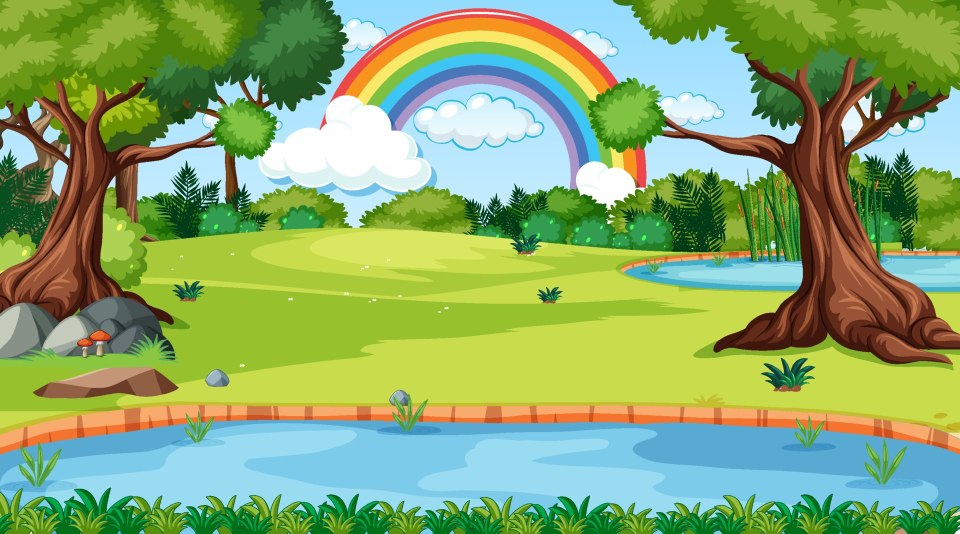
#> input picture OpenCV/image.jpg, 1920 x 1067 px, given in place of the camera (shown at 1/2 size)
$ python morphological_transformations.py
#> lines starting #> are read from the running program, lines starting #| are printed output that depends on the picture; after the words box and inside, x2 and y2 are one past the last pixel; in counts of white or black regions, pixels touching at a corner belong together
### OpenCV/managers.py
import cv2
import time
import numpy as np

class CaptureManager(object):

    def __init__(self,
                 capture,
                 apply_filter,
                 previewWindowManager=None,
                 shouldMirrorPreview=False,

                 ):
        self.apply_filter = apply_filter
        self.previewWindowManager = previewWindowManager
        self.shouldMirrorPreview = shouldMirrorPreview

        self._capture = capture
        self._channel = 0
        self._enteredFrame = False
        self._frame = None
        self._imageFileName = None
        self._videoFileName = None
        self._videoEncoding = None
        self._videoWriter = None

        self._startTime = None
        self._framesElapsed = int(0)
        self._fpsEstimate = None

    @property
    def channel(self):
        return self._channel

    # [5 lines left out: function channel, not called in this run]

    @property
    def frame(self):
        if self._enteredFrame and self._frame is None:
            _, self._frame = self._capture.retrieve(self._frame, self.channel)
        return self._frame

    @property
    def isWritingImage(self):
        return self._imageFileName is not None

    @property
    def isWritingVideo(self):
        return self._videoFileName is not None

    def enterFrame(self):
        '''Capture Next Frame If Any'''
        if self._capture is not None:
            self._enteredFrame = self._capture.grab()

    def exitFrame(self):
        '''
            - Draw to the window.
            - Write to files
            - Release the Frame
        '''
        # Check whether any grabbed frame is retrievable
        # Getter may retrieve and cache the frame

        if self.frame is None:
            self._enteredFrame = False
            return
        # Update FPS estimate and related variables
        if self._framesElapsed == 0:
            self._startTime = time.time()
        else:
            timeElapsed = time.time() - self._startTime
            self._fpsEstimate = self._framesElapsed/timeElapsed
        self._framesElapsed += 1

        # Draw To the window if any
        if self.previewWindowManager is not None:
            if self.shouldMirrorPreview:
                mirrored_frame = np.fliplr(self._frame).copy()
                self.previewWindowManager.show(mirrored_frame)
            else:
                self.previewWindowManager.show(self._frame)
        # Write to the image file if any
        if self.isWritingImage:
            frame = self.apply_filter(self._frame)
            cv2.imwrite(self._imageFileName, frame)
            self._imageFileName = None
        # Write to video file if any
        self._writeVideoFrame()

        # Every operation on frame is done
        # Let's release the frame
        self._frame = None
        self._enteredFrame = False

    '''
        Below defined public methods
        writeImage, startWritingVideo, stopWritingVideo
        simply record parameters for file writing options
        Actual writing operations are postponed to the next call
        of exitFrame()
        Writing Handled by non-public method => _writeVideoFrame()
    '''

    def writeImage(self, filename):
        '''Write an next excited frame to an image file'''
        self._imageFileName = filename

    # [13 lines left out: functions startWritingVideo, stopWritingVideo, not called in this run]

    # Below are non-public Methods

    def _writeVideoFrame(self):
        '''  _writeVideoFrame Method creates|appends to a video file'''
        if not self.isWritingVideo:
            return
        if self._videoWriter is None:
            fps = self._capture.get(cv2.CAP_PROP_FPS)
            if fps == 0.0:
                # Capture's FPS is Unknown so use estimator
                if self._framesElapsed < 20:
                    # Wait until more frames to elapse so that
                    # estimate is stable
                    return
                else:
                    fps = self._fpsEstimate
            # size => tuple contains (int:WIDTH,int:HEIGHT) of frame

            size = (
                int(self._capture.get(cv2.CAP_PROP_FRAME_WIDTH)),
                int(self._capture.get(cv2.CAP_PROP_FRAME_HEIGHT))
            )
            # Initialize VideoWriter Object
            self._videoWriter = cv2.VideoWriter(self._videoFileName,
                                                self._videoEncoding,
                                                fps, size)
        # Ask the object to write the frame
        # frame = self.apply_filter(self._frame)
        frame = self._frame
        self._videoWriter.write(frame)


class WindowManger():
    def __init__(self,
                 windowName,
                 apply_filter,
                 keypressCallback=None,
                 ):
        self._keypressCallback = keypressCallback
        self._windowName = windowName
        self._isWindowCreated = False
        self.apply_filter = apply_filter

    ''' Properties '''
    @property
    def isWindowCreated(self):
        return self._isWindowCreated

    def createWindow(self):
        cv2.namedWindow(self._windowName)
        self._isWindowCreated = True

    def show(self, frame):
        frame = self.apply_filter(frame,self)

        cv2.imshow(self._windowName, frame)

    def destroyWindow(self):
        cv2.destroyWindow(self._windowName)
        self._isWindowCreated = False
    def processEvents(self):
        keycode = cv2.waitKey(1)
        if self._keypressCallback is not None and keycode != -1:
            # waitkey() returns 32bit value but ASCII is only 8bit
            # Thus remove the redundant value & keep only 8-LSB bits
            # Discard any non ASCII infon by GTK by &= 0...0 1111(F) 1111(F)
            keycode &= 0xFF
            # Now process this updated keypress code
            self._keypressCallback(keycode)

    ''' Enough for Simple '''
    ''' Can be further expanded by adding mouseCallback property'''
    ''' Further use of Pygame's Window handling frameworks can work too'''
    ''' Eg for closing window when close button clickd'''


### OpenCV/cameo.py
import cv2
from managers import WindowManger, CaptureManager
import filters


def show_slider(x): print(x)
class Cameo(object):
    def __init__(self,filter,title) -> None:
        self.title = title
        self._windowManager = WindowManger(title,apply_filter=filter, keypressCallback=self.onKeypress)
        self._captureManager = CaptureManager(
            cv2.VideoCapture(0),filter, self._windowManager, True)

    def window_changes(self,title):
        pass
    def loop_Events(self,title):
        pass

    def run(self):
        ''' Run the Main Loop'''
        self._windowManager.createWindow()
        self.window_changes(self.title)
        while self._windowManager.isWindowCreated:
            self._captureManager.enterFrame()
            frame = self._captureManager.frame
            # TODO: Filter the frame (Chapter 3).
            self.loop_Events(self.title)
            self._captureManager.exitFrame()
            self._windowManager.processEvents()
#> this loop made 1 pass; (key Esc is pressed on pass 1)
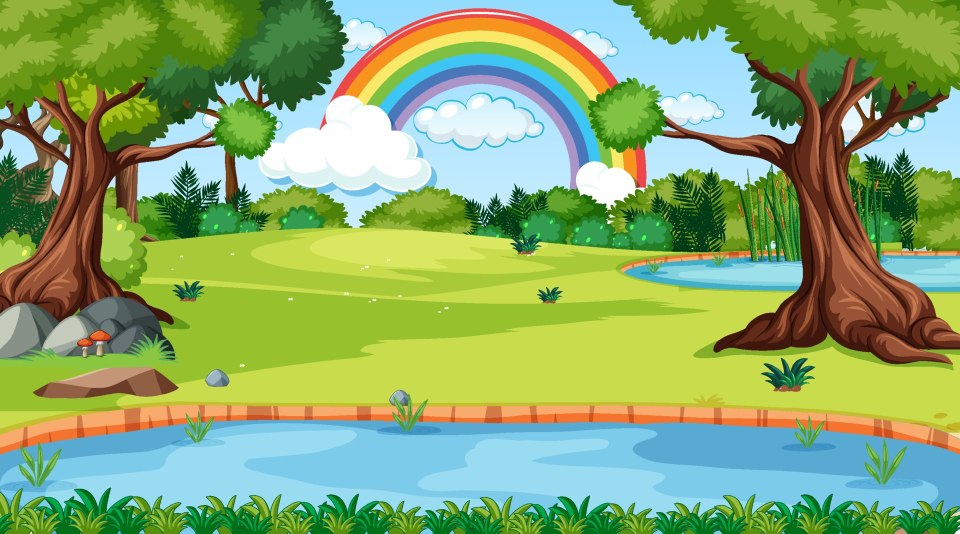
#> input picture OpenCV/image.jpg, 1920 x 1067 px, given in place of the camera (shown at 1/2 size)
#> pass 1, in exitFrame, `mirrored_frame = np.fliplr(self._frame).copy()`:
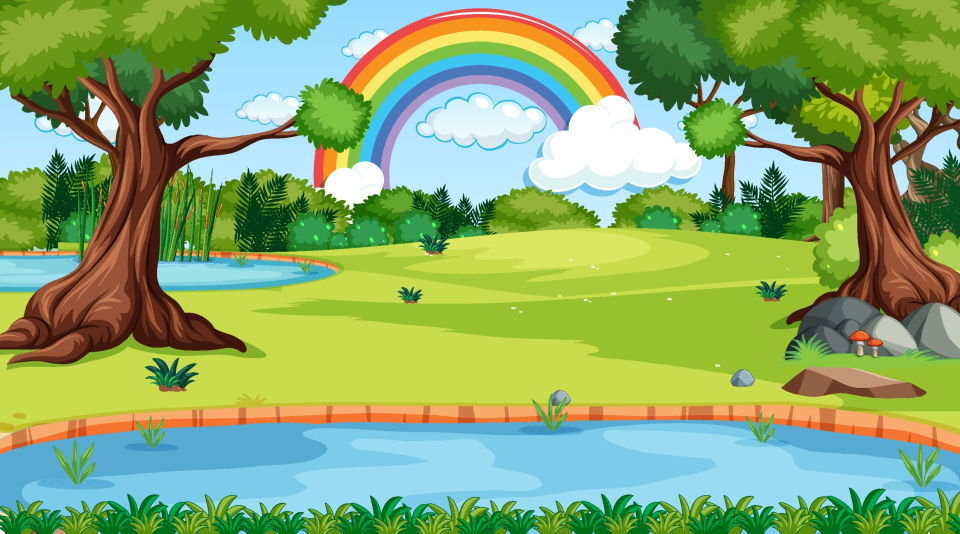
#> mirrored_frame: shape (1067, 1920, 3) (shown at 1/2 size); mean B, G, R 108.6, 168.6, 137
#> pass 1, in morpho_transformations, `frame = cv2.resize(frame, (int(0.5*width), int(0.5*height)), interpola..`:
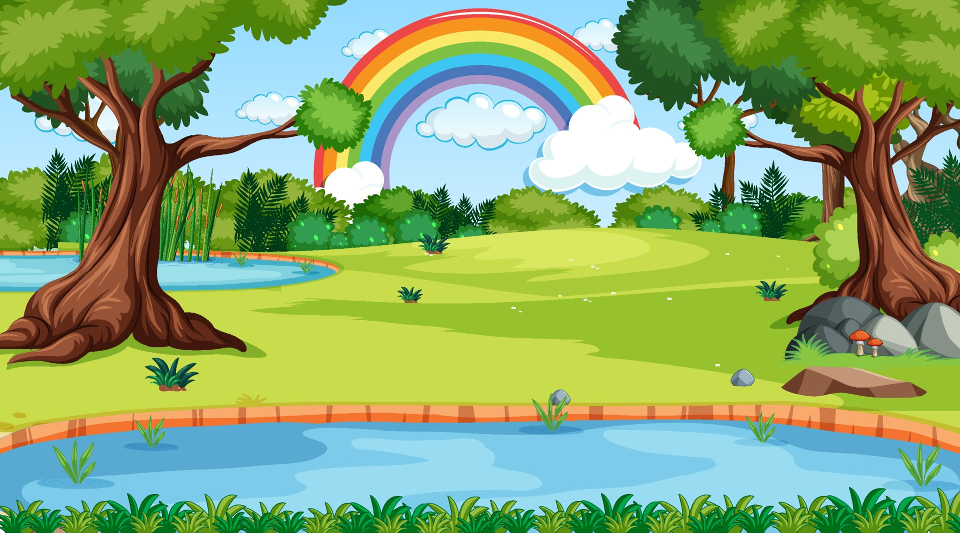
#> frame: shape (533, 960, 3); mean of channels 0, 1, 2 108.6, 168.6, 137.1; drawn as B, G, R
#> pass 1, in morpho_transformations, `frame = cv2.cvtColor(frame, cv2.COLOR_BGR2GRAY)`:
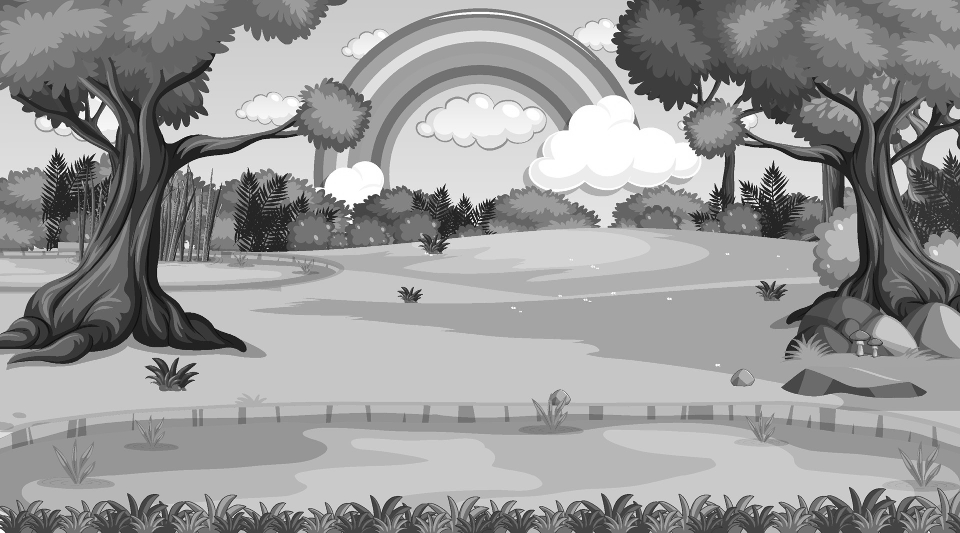
#> frame: shape (533, 960); min 7, max 255, mean 152.4
#> pass 1, in morpho_transformations, `retv, frame = cv2.threshold(frame, threshold, 255, cv2.THRESH_BINARY)`:
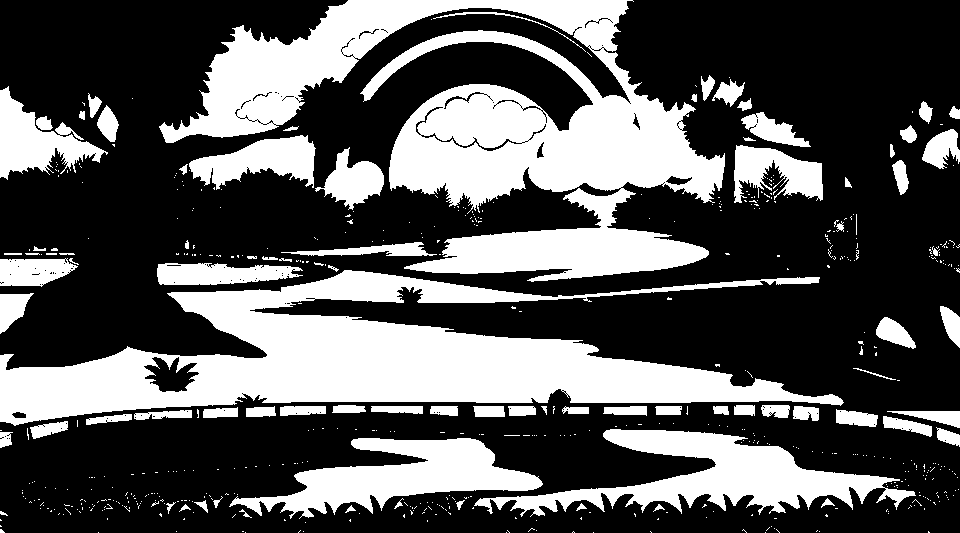
#> frame: shape (533, 960); 34.2% white; 588 white regions (502 under 20 px), largest, box (x1, y1, x2, y2) and area: (159, 0, 725, 282) 61674, (0, 270, 844, 426) 53508, (474, 429, 916, 517) 13781

    def Keypress_Events(self,keycode):
        print(keycode)


    def onKeypress(self, keycode):
        if keycode == 32:  # space
            self._captureManager.writeImage('screenshot.png')
        elif keycode == 9 or keycode == 118:  # tab and 'v'
            if not self._captureManager.isWritingVideo:
                self._captureManager.startWritingVideo(
            'ss.mp4')
            else:
                self._captureManager.stopWritingVideo()
        elif keycode == 27 or keycode == 113:  # escape or Q pressed
            self._windowManager.destroyWindow()
        else:
            self.Keypress_Events(keycode)


# [2 lines that do not run on import are left out]


### OpenCV/morphological_transformations.py
from cameo import Cameo as Cameo_Base
import cv2
import numpy as np


def slider_callback(s): pass


class Cameo(Cameo_Base):
    def __init__(self, filter, title) -> None:
        super().__init__(filter, title)
        self.apply_filter = filter

    def Keypress_Events(self, keycode):
        print("Key_pressed", keycode)

    def loop_Events(self, title):
        self._windowManager.apply_filter = self.apply_filter

    def window_changes(self, title):
        cv2.createTrackbar("Threshold", title, 185, 255, slider_callback)
        cv2.createTrackbar("Kernal Size", title, 10, 100, slider_callback)
        cv2.createTrackbar("Iteration", title, 1, 20, slider_callback)


def morpho_transformations(frame,self):
    try:

        kernel_size = cv2.getTrackbarPos(
            'Kernal Size', title)
        iteration = cv2.getTrackbarPos(
            'Iteration', title)
        threshold = cv2.getTrackbarPos(
            'Threshold', title)
        if kernel_size == 0:
            kernel_size = 1
        kernel_matrix = np.ones(
            (kernel_size, kernel_size), np.float32)/(kernel_size**2)
    except:
        kernel_matrix = np.ones((5, 5), np.float32)/25

    height, width = frame.shape[:2]
    frame = cv2.resize(frame, (int(0.5*width),
                               int(0.5*height)), interpolation=cv2.INTER_CUBIC)

    frame = cv2.cvtColor(frame, cv2.COLOR_BGR2GRAY)
    retv, frame = cv2.threshold(frame, threshold, 255, cv2.THRESH_BINARY)
    frame = cv2.cvtColor(frame, cv2.COLOR_GRAY2BGR)
    erosion_frame = cv2.erode(frame, kernel_matrix, iterations=iteration)
    dilation_frame = cv2.dilate(frame, kernel_matrix, iterations=iteration)
    opening_frame = cv2.morphologyEx(frame,cv2.MORPH_OPEN,kernel_matrix,iterations=iteration)

    combined_1 = np.hstack(
        (frame, erosion_frame, dilation_frame, opening_frame))
    combined_1 = cv2.putText(combined_1, f"1. Orignial", (30, 30), cv2.FONT_HERSHEY_COMPLEX,
                             0.5, (0, 0, 255), 1, cv2.LINE_AA)
    combined_1 = cv2.putText(combined_1, f"2. Erosion", (350, 30), cv2.FONT_HERSHEY_COMPLEX,
                             0.5, (0, 0, 255), 1, cv2.LINE_AA)
    combined_1 = cv2.putText(combined_1, f"3. Dilation", (680, 30), cv2.FONT_HERSHEY_COMPLEX,
                             0.5, (0, 0, 255), 1, cv2.LINE_AA)
    combined_1 = cv2.putText(combined_1, f"4. Opening", (990, 30), cv2.FONT_HERSHEY_COMPLEX,
                             0.5, (0, 0, 255), 1, cv2.LINE_AA)

    closing_frame = cv2.morphologyEx(frame, cv2.MORPH_CLOSE, kernel_matrix, iterations=iteration)
    morpho_gradient_frame  = cv2.morphologyEx(frame,cv2.MORPH_GRADIENT,kernel_matrix,iterations=iteration)
    top_hat_frame  = cv2.morphologyEx(frame,cv2.MORPH_TOPHAT,kernel_matrix,iterations=iteration)
    black_hat_frame  = cv2.morphologyEx(frame,cv2.MORPH_BLACKHAT,kernel_matrix,iterations=iteration)


    combined_2 = np.hstack(
        (closing_frame, morpho_gradient_frame, top_hat_frame, black_hat_frame))
    combined_2 = cv2.putText(combined_2, f"5. Closing", (30, 30), cv2.FONT_HERSHEY_COMPLEX,
                             0.5, (0, 0, 255), 1, cv2.LINE_AA)
    combined_2 = cv2.putText(combined_2, f"6. Morphological Gradient", (350, 30), cv2.FONT_HERSHEY_COMPLEX,
                             0.5, (0, 0, 255), 1, cv2.LINE_AA)
    combined_2 = cv2.putText(combined_2, f"7. Top Hat", (680, 30), cv2.FONT_HERSHEY_COMPLEX,
                             0.5, (0, 0, 255), 1, cv2.LINE_AA)
    combined_2 = cv2.putText(combined_2, f"8. Black Hat", (990, 30), cv2.FONT_HERSHEY_COMPLEX,
                             0.5, (0, 0, 255), 1, cv2.LINE_AA)

    combined = np.vstack((combined_1, combined_2))

    return combined


if __name__ == "__main__":
    title = "Morphological Transformations"
    Cameo(filter=morpho_transformations, title=title).run()
